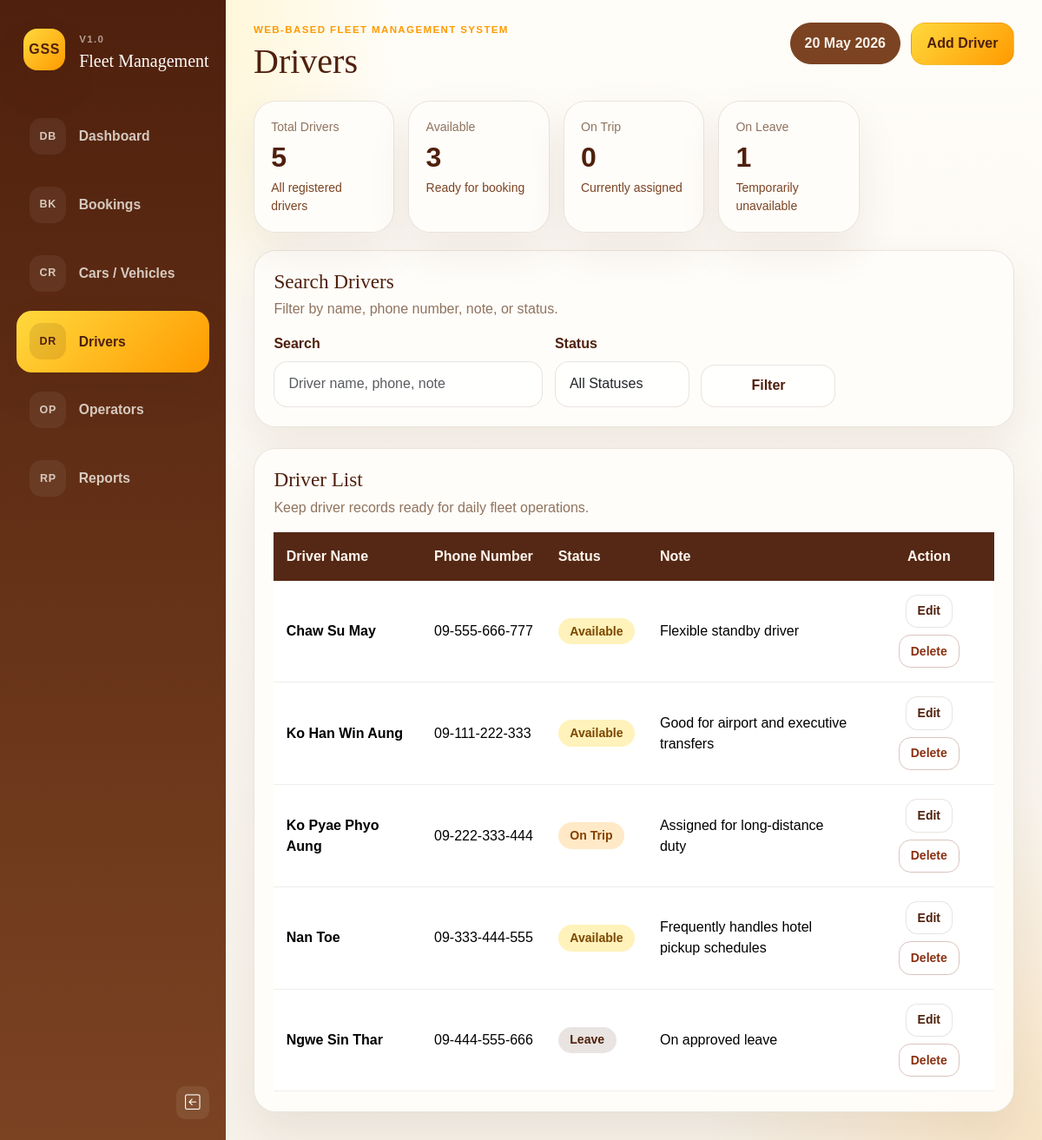
The page /drivers.php on the database its author committed.
### tables this page shows
CREATE TABLE drivers (

    id INT UNSIGNED AUTO_INCREMENT PRIMARY KEY,

    full_name VARCHAR(150) NOT NULL,

    phone_number VARCHAR(30) NOT NULL,

    license_no VARCHAR(100) NULL UNIQUE,

    driver_status ENUM(
        'Available',
        'On Trip',
        'Leave',
        'Inactive'
    ) NOT NULL DEFAULT 'Available',

    note TEXT NULL,

    created_at TIMESTAMP DEFAULT CURRENT_TIMESTAMP,

    updated_at TIMESTAMP DEFAULT CURRENT_TIMESTAMP
    ON UPDATE CURRENT_TIMESTAMP

);

### includes/helpers.php (called while the page is built, shortened)
<?php
function e(?string $value): string
{
    return htmlspecialchars((string) $value, ENT_QUOTES, 'UTF-8');
}
function driver_status_class(string $status): string
{
    return match (strtolower($status)) {
        'available' => 'resource-available',
        'on trip' => 'resource-assigned',
        'leave' => 'resource-maintenance',
        default => 'resource-inactive',
    };
}

### drivers.php (the view, shortened to what this page needs)
<?php
require_once __DIR__ . '/includes/bootstrap.php';
$pageActions = '<a class="btn btn-accent" href="driver-create.php">Add Driver</a>';
$filters = [
    'search' => trim((string) ($_GET['search'] ?? '')),
    'status' => trim((string) ($_GET['status'] ?? '')),
];
$drivers = [];
$stats = [
    'total' => 0,
    'available' => 0,
    'assigned' => 0,
    'leave_count' => 0,
    'inactive' => 0,
];
if ($db instanceof mysqli) {
    $sql = 'SELECT id, full_name, phone_number, driver_status, note FROM drivers';
    $sql .= ' ORDER BY full_name ASC';
    $statement = $db->prepare($sql);
    if ($statement instanceof mysqli_stmt) {
        $statement->execute();
        $result = $statement->get_result();
        while ($row = $result->fetch_assoc()) {
            $drivers[] = $row;
        }
    }
    $statsResult = $db->query(
        "SELECT
        COUNT(*) AS total,
        SUM(driver_status = 'Available') AS available,
        SUM(driver_status = 'Assigned') AS assigned,
        SUM(driver_status = 'Leave') AS leave_count,
        SUM(driver_status = 'Inactive') AS inactive
     FROM drivers"
    );
    if ($statsResult instanceof mysqli_result) {
        $stats = array_merge($stats, $statsResult->fetch_assoc() ?: []);
    }
}
require __DIR__ . '/includes/header.php';
?>
<section class="overview-grid">
    <div class="card-shell overview-card">
        <span>Total Drivers</span>
        <strong><?= e((string) ($stats['total'] ?? 0)) ?></strong>
        <small>All registered drivers</small>
    </div>
    <div class="card-shell overview-card">
        <span>Available</span>
        <strong><?= e((string) ($stats['available'] ?? 0)) ?></strong>
        <small>Ready for booking</small>
    </div>
    <div class="card-shell overview-card">
        <span>On Trip</span>
        <strong><?= e((string) ($stats['on_trip'] ?? 0)) ?></strong>
        <small>Currently assigned</small>
    </div>
    <div class="card-shell overview-card">
        <span>On Leave</span>
        <strong><?= e((string) ($stats['leave_count'] ?? 0)) ?></strong>
        <small>Temporarily unavailable</small>
    </div>
</section>
<section class="card-shell section-card mb-4">
    <div class="section-title">
        <div>
            <h2>Search Drivers</h2>
            <p>Filter by name, phone number, note, or status.</p>
        </div>
    </div>
    <form method="get" class="filter-grid">
        <div>
            <label for="search" class="form-label">Search</label>
            <input type="text" class="form-control" id="search" name="search" value="<?= e($filters['search']) ?>" placeholder="Driver name, phone, note">
        </div>
        <div>
            <label for="status" class="form-label">Status</label>
            <select class="form-select" id="status" name="status">
                <option value="">All Statuses</option>
            </select>
        </div>
        <div class="d-grid align-self-end">
            <button type="submit" class="btn btn-shell">Filter</button>
        </div>
    </form>
</section>
<section class="card-shell section-card">
    <div class="section-title">
        <div>
            <h2>Driver List</h2>
            <p>Keep driver records ready for daily fleet operations.</p>
        </div>
    </div>
    <div class="table-responsive">
        <table class="table data-table">
            <thead>
                <tr>
                    <th>Driver Name</th>
                    <th>Phone Number</th>
                    <th>Status</th>
                    <th>Note</th>
                    <th class="text-center">Action</th>
                </tr>
            </thead>
            <tbody>
                <?php if ($drivers === []): ?>
                    <tr>
                        <td colspan="5" class="text-center py-5 text-muted-soft">No drivers found.</td>
                    </tr>
                <?php else: ?>
                    <?php foreach ($drivers as $driver): ?>
                        <tr>
                            <td class="fw-semibold"><?= e($driver['full_name']) ?></td>
                            <td><?= e($driver['phone_number']) ?></td>
                            <td><span class="resource-pill <?= e(driver_status_class($driver['driver_status'])) ?>"><?= e($driver['driver_status']) ?></span></td>
                            <td class="note-cell"><?= e($driver['note'] ?: '-') ?></td>
                            <td class="text-center">
                                <div class="d-flex justify-content-center gap-2 flex-wrap">
                                    <a class="btn btn-sm btn-shell" href="driver-edit.php?id=<?= e((string) $driver['id']) ?>">Edit</a>
                                    <form method="post" action="driver-delete.php?id=<?= e((string) $driver['id']) ?>" onsubmit="return confirm('Delete this driver?');">
                                        <button type="submit" class="btn btn-sm btn-outline-danger">Delete</button>
                                    </form>
                                </div>
                            </td>
                        </tr>
                    <?php endforeach; ?>
                <?php endif; ?>
            </tbody>
        </table>
    </div>
</section>
<?php require __DIR__ . '/includes/footer.php'; ?>

### assets/css/style.css (style rules this page uses)
:root { --cream: #f6f1e9; --gold: #ffd93d; --amber: #ff9a00; --cocoa: #4f200d; --cocoa-soft: #7b4322; --paper: #fffaf3; --paper-strong: #fffdf9; --ink: #3d2418; --muted: #8f735f; --line: rgba(79, 32, 13, 0.12); --shadow: 0 22px 50px rgba(79, 32, 13, 0.08); }
*, *::before, *::after { box-sizing: border-box; }
body { margin: 0; min-height: 100vh; background: radial-gradient(circle at top left, rgba(255, 217, 61, 0.36), transparent 26%), radial-gradient(circle at bottom right, rgba(255, 154, 0, 0.16), transparent 22%), linear-gradient(180deg, #fffdf8 0%, var(--cream) 100%); color: var(--ink); font-family: "Trebuchet MS", "Gill Sans", sans-serif; }
h1, h2, h3, h4, h5, h6 { font-family: Georgia, "Palatino Linotype", serif; color: var(--cocoa); }
a { color: inherit; text-decoration: none; }
.card-shell { background: rgba(255, 253, 249, 0.96); border: 1px solid var(--line); border-radius: 1.6rem; box-shadow: var(--shadow); }
.overview-grid { display: grid; grid-template-columns: repeat(5, minmax(0, 1fr)); gap: 1rem; margin-bottom: 1.2rem; }
.overview-card { padding: 1.2rem; }
.overview-card span { display: block; color: var(--muted); font-size: 0.88rem; margin-bottom: 0.5rem; }
.overview-card strong { display: block; font-size: 2rem; color: var(--cocoa); line-height: 1; }
.overview-card small { display: block; margin-top: 0.55rem; color: var(--cocoa-soft); }
.section-card { padding: 1.4rem; }
.section-title { display: flex; justify-content: space-between; align-items: center; flex-wrap: wrap; gap: 0.8rem; margin-bottom: 1rem; }
.section-title h2 { margin: 0; font-size: 1.45rem; }
.section-title p { margin: 0.35rem 0 0; color: var(--muted); }
.filter-grid { display: grid; grid-template-columns: 2fr 1fr 1fr 1fr auto; gap: 0.85rem; }
.data-table { margin: 0; }
.data-table thead th { background: rgba(79, 32, 13, 0.96); color: #fff8ef; font-weight: 700; white-space: nowrap; border-bottom: 0; padding: 1rem 0.9rem; }
.data-table tbody td { padding: 1rem 0.9rem; vertical-align: middle; border-color: rgba(79, 32, 13, 0.08); }
.table-pill, .status-pill, .resource-pill { display: inline-flex; align-items: center; justify-content: center; padding: 0.3rem 0.85rem; border-radius: 999px; font-size: 0.88rem; font-weight: 700; }
.resource-available { background: rgba(255, 217, 61, 0.35); color: #7b4700; }
.resource-assigned { background: rgba(255, 154, 0, 0.22); color: #874000; }
.resource-maintenance { background: rgba(79, 32, 13, 0.12); color: var(--cocoa); }
.remark-cell, .note-cell { max-width: 280px; color: var(--muted); white-space: normal; }
.btn { border-radius: 1rem; font-weight: 700; padding: 0.72rem 1.1rem; }
.btn-accent { background: linear-gradient(135deg, var(--gold), var(--amber)); border: 1px solid rgba(79, 32, 13, 0.08); color: var(--cocoa); }
.btn-shell { background: rgba(255, 255, 255, 0.8); border: 1px solid var(--line); color: var(--cocoa); }
.btn-outline-danger { border-color: rgba(123, 45, 19, 0.28); color: #8a2f10; }
.btn-sm { padding: 0.48rem 0.8rem; border-radius: 0.85rem; }
.form-label { font-weight: 700; color: var(--cocoa); }
.form-control, .form-select, .form-control:focus, .form-select:focus { border-radius: 1rem; }
.form-control, .form-select { border-color: rgba(79, 32, 13, 0.12); background: rgba(255, 255, 255, 0.85); padding: 0.82rem 1rem; }

### assets/css/sidebar.css (style rules this page uses)
html, body { overflow-x: hidden; }

### rows shown on the page
drivers: full_name "Chaw Su May", phone_number "09-555-666-777", driver_status "Available", note "Flexible standby driver"
drivers: full_name "Ko Han Win Aung", phone_number "09-111-222-333", driver_status "Available", note "Good for airport and executive transfers"
drivers: full_name "Ko Pyae Phyo Aung", phone_number "09-222-333-444", driver_status "On Trip", note "Assigned for long-distance duty"
drivers: full_name "Nan Toe", phone_number "09-333-444-555", driver_status "Available", note "Frequently handles hotel pickup schedules"
drivers: full_name "Ngwe Sin Thar", phone_number "09-444-555-666", driver_status "Leave", note "On approved leave"

### other values the page prints
$item['icon'] "DB"
$item['label'] "Dashboard"
$item['icon'] "BK"
$item['label'] "Bookings"
$item['icon'] "CR"
$item['label'] "Cars / Vehicles"
$item['icon'] "DR"
$item['label'] "Drivers"
$item['icon'] "OP"
$item['label'] "Operators"
$item['icon'] "RP"
$item['label'] "Reports"
$pageTitle "Drivers"
$stats['total'] "5"
$stats['available'] "3"
